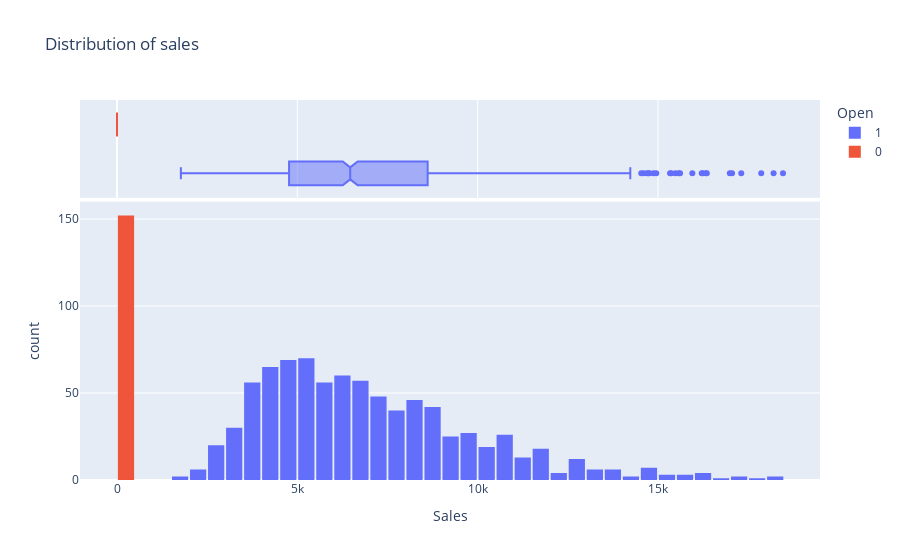

The notebook cell this image was saved under:
### Code cell
fig = px.histogram(merged_sample_df, x='Sales',
                   marginal='box',
                   color='Open',
                   title='Distribution of sales')

fig.update_layout(bargap=0.1)
fig.show()

### Figure 1 — Plotly figure (JSON) as saved in the notebook; plotly's stock layout.template omitted (floating-point values rounded to 4 significant figures; data arrays with more than 128 entries replaced by an {"elided": "..."} marker saying what was removed)
{"data": [{"alignmentgroup": "True", "bingroup": "x", "hovertemplate": "Open=1<br>Sales=%{x}<br>count=%{y}<extra></extra>", "legendgroup": "1", "marker": {"color": "#636efa", "pattern": {"shape": ""}}, "name": "1", "offsetgroup": "1", "orientation": "v", "showlegend": true, "type": "histogram", "x": {"elided": "848 int values"}, "xaxis": "x", "yaxis": "y"}, {"alignmentgroup": "True", "hovertemplate": "Open=1<br>Sales=%{x}<extra></extra>", "legendgroup": "1", "marker": {"color": "#636efa"}, "name": "1", "notched": true, "offsetgroup": "1", "showlegend": false, "type": "box", "x": {"elided": "848 int values"}, "xaxis": "x2", "yaxis": "y2"}, {"alignmentgroup": "True", "bingroup": "x", "hovertemplate": "Open=0<br>Sales=%{x}<br>count=%{y}<extra></extra>", "legendgroup": "0", "marker": {"color": "#EF553B", "pattern": {"shape": ""}}, "name": "0", "offsetgroup": "0", "orientation": "v", "showlegend": true, "type": "histogram", "x": {"elided": "152 int values"}, "xaxis": "x", "yaxis": "y"}, {"alignmentgroup": "True", "hovertemplate": "Open=0<br>Sales=%{x}<extra></extra>", "legendgroup": "0", "marker": {"color": "#EF553B"}, "name": "0", "notched": true, "offsetgroup": "0", "showlegend": false, "type": "box", "x": {"elided": "152 int values"}, "xaxis": "x2", "yaxis": "y2"}], "layout": {"bargap": 0.1, "barmode": "relative", "legend": {"title": {"text": "Open"}, "tracegroupgap": 0}, "title": {"text": "Distribution of sales"}, "xaxis": {"anchor": "y", "domain": [0, 1], "title": {"text": "Sales"}}, "xaxis2": {"anchor": "y2", "domain": [0, 1], "matches": "x", "showgrid": true, "showticklabels": false}, "yaxis": {"anchor": "x", "domain": [0, 0.7326], "title": {"text": "count"}}, "yaxis2": {"anchor": "x2", "domain": [0.7426, 1], "matches": "y2", "showgrid": false, "showline": false, "showticklabels": false, "ticks": ""}}}
